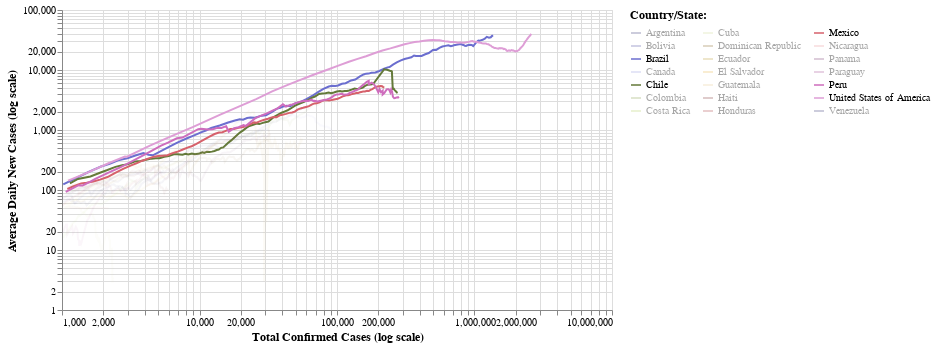

Write notebook code for a chart like this one.
### Markdown cell above
## America

### Code cell
#hide_input
make_chart(df_america)

### Figure 1 — Vega-Lite specification as saved in the notebook (floating-point values rounded to 4 significant figures; data arrays with more than 128 entries replaced by an {"elided": "..."} marker saying what was removed)
{"config": {"view": {"continuousWidth": 400, "continuousHeight": 300}, "axis": {"labelFontSize": 10, "titleFontSize": 12}, "legend": {"labelFontSize": 10, "titleFontSize": 12}}, "data": {"name": "data-12b5c63046de39cfa275d04c6aff9d19"}, "mark": "line", "encoding": {"color": {"type": "nominal", "field": "country", "legend": {"columns": 3, "symbolLimit": 21, "title": "Country/State:"}, "scale": {"scheme": "category20b"}}, "opacity": {"condition": {"value": 1, "selection": "selector003"}, "value": 0.05}, "tooltip": [{"type": "nominal", "field": "country"}, {"type": "temporal", "field": "date"}, {"type": "quantitative", "field": "confirmed"}, {"type": "quantitative", "field": "daily_new_abs"}, {"type": "quantitative", "field": "daily_new_avg"}], "x": {"type": "quantitative", "field": "confirmed", "scale": {"type": "log"}, "title": "Total Confirmed Cases (log scale)"}, "y": {"type": "quantitative", "field": "daily_new_avg", "scale": {"type": "log"}, "title": "Average Daily New Cases (log scale)"}}, "selection": {"selector003": {"type": "multi", "bind": "legend", "fields": ["country"], "init": [{"country": "United States of America"}, {"country": "Brazil"}, {"country": "Peru"}, {"country": "Chile"}, {"country": "Mexico"}]}}, "width": 550, "$schema": "https://vega.github.io/schema/vega-lite/v4.8.1.json", "datasets": {"data-12b5c63046de39cfa275d04c6aff9d19": {"elided": "1506 records"}}}
